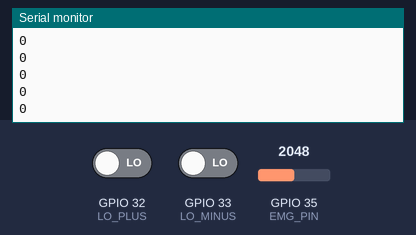
The sketch below on a simulated ESP32. On the bench: the last lines printed to the serial monitor. The inputs (shaded band) are chosen by the test bench; at power-on: GPIO 35 (EMG_PIN) = 2048, GPIO 32 (LO_PLUS) LOW, GPIO 33 (LO_MINUS) LOW (analog values on the 0–4095 scale). USB keyboard and mouse output is not drawn.

Above: at 3.2 s.
3.3 s: GPIO 35 (EMG_PIN) set to 2866
At 3.9 s:
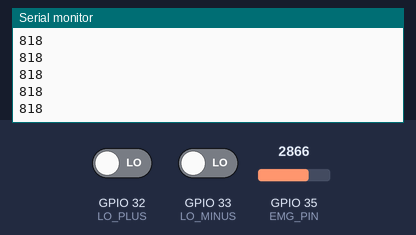
5.1 s: GPIO 35 (EMG_PIN) set to 2047
At 6.2 s:
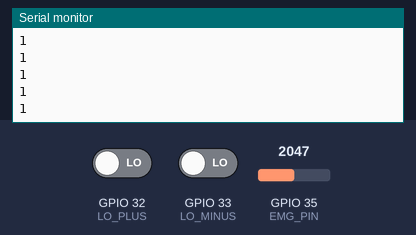
Timing chart, 0 to 7.6 s (numbered marks = the images above; inputs shaded):
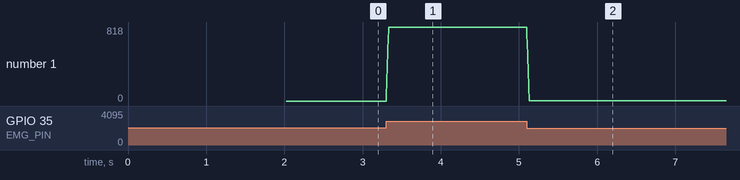

The sketch:

Controllerv2.ino
```cpp
#include <BleKeyboard.h>

BleKeyboard bleKeyboard("EMG Controller", "DIY", 100);

#define EMG_PIN 35
#define LO_PLUS 32
#define LO_MINUS 33

// ---- Calibration values (auto-set at startup, keep arm relaxed during calibration) ----
int baseline = 2048;

// ---- Thresholds — TUNE THESE after watching Serial output ----
int lowThreshold = 40;   // above this = light flex -> LEFT
int highThreshold = 100;  // above this = strong flex -> RIGHT

// ---- Envelope smoothing ----
const int SAMPLES = 15;
int buffer[SAMPLES];
int bufIndex = 0;

// ---- State tracking ----
enum State { IDLE,
             LEFT,
             RIGHT };
State currentState = IDLE;

unsigned long lastTrigger = 0;
const unsigned long DEBOUNCE_MS = 300;

void setup() {
  Serial.begin(115200);
  pinMode(LO_PLUS, INPUT);
  pinMode(LO_MINUS, INPUT);

  analogReadResolution(12);
  analogSetPinAttenuation(EMG_PIN, ADC_11db);

  bleKeyboard.begin();

  Serial.println("Calibrating... keep arm RELAXED");
  delay(1000);
  long sum = 0;
  for (int i = 0; i < 200; i++) {
    sum += analogRead(EMG_PIN);
    delay(5);
  }
  baseline = sum / 200;
  Serial.print("Baseline set to: ");
  Serial.println(baseline);
}

int getSmoothedEnvelope() {
  int raw = analogRead(EMG_PIN);
  int rectified = abs(raw - baseline);

  buffer[bufIndex] = rectified;
  bufIndex = (bufIndex + 1) % SAMPLES;

  long sum = 0;
  for (int i = 0; i < SAMPLES; i++) sum += buffer[i];
  return sum / SAMPLES;
}

void releaseAllKeys() {
  bleKeyboard.release('a');
  bleKeyboard.release('d');
}

void loop() {
  if ((digitalRead(LO_PLUS) == 1) || (digitalRead(LO_MINUS) == 1)) {
    delay(5);
    return;
  }

  int envelope = getSmoothedEnvelope();
  Serial.println(envelope);  // watch this in Serial Plotter to set thresholds

  unsigned long now = millis();

  if (!bleKeyboard.isConnected()) {
    delay(5);
    return;
  }

  // Decide gesture based on intensity
  if (envelope > highThreshold) {
    if (currentState != RIGHT && (now - lastTrigger > DEBOUNCE_MS)) {
      releaseAllKeys();
      bleKeyboard.press('d');  // RIGHT
      currentState = RIGHT;
      lastTrigger = now;
      Serial.println(">>> RIGHT");
    }
  } else if (envelope > lowThreshold) {
    if (currentState != LEFT && (now - lastTrigger > DEBOUNCE_MS)) {
      releaseAllKeys();
      bleKeyboard.press('a');  // LEFT
      currentState = LEFT;
      lastTrigger = now;
      Serial.println(">>> LEFT");
    }
  } else {
    if (currentState != IDLE) {
      releaseAllKeys();
      currentState = IDLE;
      Serial.println(">>> IDLE");
    }
  }

  delay(2);
}
```

Measured:
- after the input at 3.3 s, the serial monitor: prints a new line at once (image 1)
- after the input at 5.1 s, the serial monitor: prints a new line at once (image 2)
- plotted number 1: 0 → 818 after the input at 3.3 s, 818 → 1 after the input at 5.1 s
